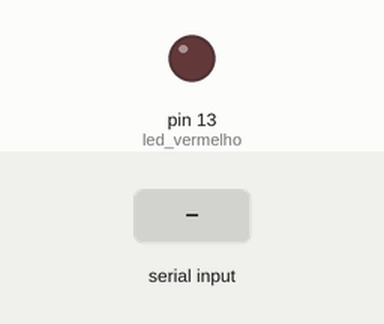
Simulated run of this sketch. Board: Arduino Uno, built with avr-gcc and run on an emulated ATmega328P. Shown: output pins drawn as LEDs (lit = HIGH). The inputs (shaded band) are chosen by the test bench.

Above: at 1.2 s.
1.3 s: "r" received over Serial
At 1.8 s:
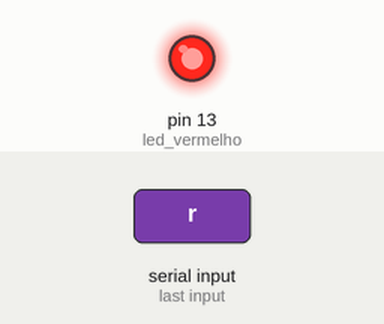
Timing chart, 0 to 4.3 s (numbered marks = the images above; inputs shaded):
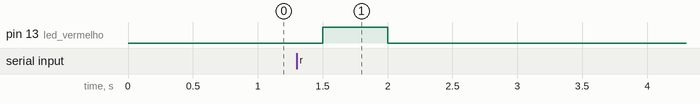

The sketch:

led_ligado_terminal.ino
```cpp
int led_vermelho = 13;
char valor_usuario = 0;
void setup() {
  // put your setup code here, to run once:
  pinMode(led_vermelho, OUTPUT);
  Serial.begin(9600);
}

void loop() {
  // put your main code here, to run repeatedly:
  valor_usuario = Serial.read();
  if (valor_usuario == 'r'){
    digitalWrite(led_vermelho, HIGH);
    delay(500);
  }
  if (valor_usuario != 'r') {
    digitalWrite(led_vermelho, LOW);
    delay(500);
  }
}
```

Measured:
- after the input at 1.3 s, pin 13 (led_vermelho): LOW → HIGH after 0.20 s, → LOW 0.50 s later
